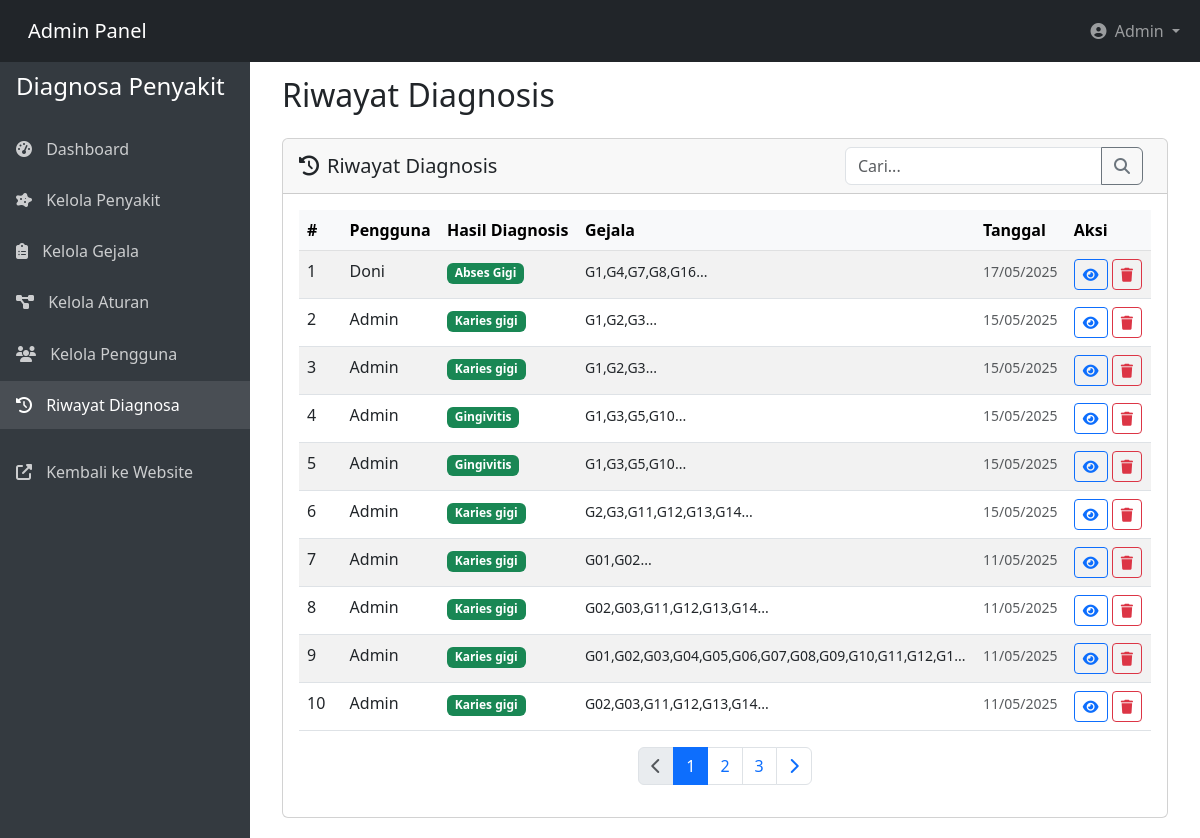
/admin/riwayat.php (signed in), run on the app's committed database.
### tables this page shows
CREATE TABLE `riwayat` (
  `id` int NOT NULL,
  `user_id` int NOT NULL,
  `penyakit_id` int NOT NULL,
  `tanggal` date NOT NULL,
  `gejala` varchar(255) DEFAULT NULL
);

CREATE TABLE `users` (
  `id` int NOT NULL,
  `nama` varchar(100) NOT NULL,
  `email` varchar(100) NOT NULL,
  `password` varchar(255) NOT NULL,
  `role` enum('user','admin','pakar') NOT NULL DEFAULT 'user',
  `created_at` timestamp NULL DEFAULT CURRENT_TIMESTAMP
);

CREATE TABLE `penyakit` (
  `id` int NOT NULL,
  `kode_penyakit` varchar(10) NOT NULL,
  `nama_penyakit` varchar(100) NOT NULL,
  `deskripsi` text NOT NULL,
  `solusi` text NOT NULL
);

### admin/riwayat.php (the view, shortened to what this page needs)
<?php
require_once(__DIR__ . '/layout/header_layout.php');
$per_page = 10;
$page = isset($_GET['page']) ? (int)$_GET['page'] : 1;
$start = ($page > 1) ? ($page * $per_page) - $per_page : 0;
$search = isset($_GET['search']) ? mysqli_real_escape_string($conn, $_GET['search']) : '';
$search_condition = $search ? "AND (u.nama LIKE '%$search%' OR p.nama_penyakit LIKE '%$search%')" : '';
$total_query = "SELECT COUNT(*) as total FROM riwayat r
                JOIN users u ON r.user_id = u.id
                LEFT JOIN penyakit p ON r.penyakit_id = p.id
                WHERE 1 $search_condition";
$total_result = mysqli_query($conn, $total_query);
$total_row = mysqli_fetch_assoc($total_result);
$total = $total_row['total'];
$pages = ceil($total / $per_page);
$query = "SELECT r.*, u.nama, p.nama_penyakit
          FROM riwayat r
          JOIN users u ON r.user_id = u.id
          LEFT JOIN penyakit p ON r.penyakit_id = p.id
          WHERE 1 $search_condition
          ORDER BY r.tanggal DESC
          LIMIT $start, $per_page";
$result = mysqli_query($conn, $query);
?>
<div class="card">
    <div class="card-header">
        <div class="d-flex justify-content-between align-items-center">
            <h5 class="card-title mb-0">
                <i class="fas fa-history me-2"></i>Riwayat Diagnosis
            </h5>
            <div class="d-flex">
                <form method="get" class="me-2">
                    <div class="input-group">
                        <input type="text" class="form-control" name="search" placeholder="Cari..."
                               value="<?= htmlspecialchars($search) ?>">
                        <button class="btn btn-outline-secondary" type="submit">
                            <i class="fas fa-search"></i>
                        </button>
                    </div>
                </form>
            </div>
        </div>
    </div>
    <div class="card-body">
        <?php if (mysqli_num_rows($result) > 0): ?>
            <div class="table-responsive">
                <table class="table table-striped table-hover">
                    <thead class="table-light">
                        <tr>
                            <th width="5%">#</th>
                            <th>Pengguna</th>
                            <th>Hasil Diagnosis</th>
                            <th>Gejala</th>
                            <th>Tanggal</th>
                            <th width="10%">Aksi</th>
                        </tr>
                    </thead>
                    <tbody>
                        <?php
                        $no = $start + 1;
                        while($row = mysqli_fetch_assoc($result)):
                        ?>
                        <tr>
                            <td><?= $no++ ?></td>
                            <td>
                                <?= htmlspecialchars($row['nama']) ?>
                            </td>
                            <td>
                                <?php if(!empty($row['nama_penyakit'])): ?>
                                    <span class="badge bg-success">
                                        <?= htmlspecialchars($row['nama_penyakit']) ?>
                                    </span>
                                <?php else: ?>
                                    <span class="badge bg-secondary">Tidak Terdiagnosis</span>
                                <?php endif; ?>
                            </td>
                            <td>
                                <small><?= substr(htmlspecialchars($row['gejala']), 0, 50) ?>...</small>
                            </td>
                            <td>
                                <small class="text-muted">
                                    <?= date('d/m/Y', strtotime($row['tanggal'])) ?>
                                </small>
                            </td>
                            <td>
                                <a href="riwayat_detail.php?id=<?= $row['id'] ?>"
                                   class="btn btn-sm btn-outline-primary" title="Detail">
                                    <i class="fas fa-eye"></i>
                                </a>
                                <a href="#" class="btn btn-sm btn-outline-danger"
                                   onclick="confirmDelete(<?= $row['id'] ?>)" title="Hapus">
                                    <i class="fas fa-trash"></i>
                                </a>
                            </td>
                        </tr>
                        <?php endwhile; ?>
                    </tbody>
                </table>
            </div>
            <nav aria-label="Page navigation">
                <ul class="pagination justify-content-center">
                    <li class="page-item <?= ($page <= 1) ? 'disabled' : '' ?>">
                        <a class="page-link" href="?page=<?= $page-1 ?>&search=<?= $search ?>">
                            <i class="fas fa-chevron-left"></i>
                        </a>
                    </li>
                    <?php for($i = 1; $i <= $pages; $i++): ?>
                        <li class="page-item <?= ($page == $i) ? 'active' : '' ?>">
                            <a class="page-link" href="?page=<?= $i ?>&search=<?= $search ?>">
                                <?= $i ?>
                            </a>
                        </li>
                    <?php endfor; ?>
                    <li class="page-item <?= ($page >= $pages) ? 'disabled' : '' ?>">
                        <a class="page-link" href="?page=<?= $page+1 ?>&search=<?= $search ?>">
                            <i class="fas fa-chevron-right"></i>
                        </a>
                    </li>
                </ul>
            </nav>
        <?php endif; ?>
    </div>
</div>
<?php
require_once(__DIR__ . '/layout/footer_layout.php');
?>

### admin/layout/header_layout.php (style rules this page uses)
body { padding-top: 56px; }

### data on the page
riwayat: user.nama "Doni", penyakit.nama_penyakit "Abses Gigi", gejala "G1,G4,G7,G8,G16", tanggal "17/05/2025"
riwayat: user.nama "Admin", penyakit.nama_penyakit "Karies gigi", gejala "G1,G2,G3", tanggal "15/05/2025"
riwayat: user.nama "Admin", penyakit.nama_penyakit "Karies gigi", gejala "G1,G2,G3", tanggal "15/05/2025"
riwayat: user.nama "Admin", penyakit.nama_penyakit "Gingivitis", gejala "G1,G3,G5,G10", tanggal "15/05/2025"
riwayat: user.nama "Admin", penyakit.nama_penyakit "Gingivitis", gejala "G1,G3,G5,G10", tanggal "15/05/2025"
riwayat: user.nama "Admin", penyakit.nama_penyakit "Karies gigi", gejala "G2,G3,G11,G12,G13,G14", tanggal "15/05/2025"
riwayat: user.nama "Admin", penyakit.nama_penyakit "Karies gigi", gejala "G01,G02", tanggal "11/05/2025"
riwayat: user.nama "Admin", penyakit.nama_penyakit "Karies gigi", gejala "G02,G03,G11,G12,G13,G14", tanggal "11/05/2025"
riwayat: user.nama "Admin", penyakit.nama_penyakit "Karies gigi", gejala "G01,G02,G03,G04,G05,G06,G07,G08,G09,G10,G11,G12,G1", tanggal "11/05/2025"
riwayat: user.nama "Admin", penyakit.nama_penyakit "Karies gigi", gejala "G02,G03,G11,G12,G13,G14", tanggal "11/05/2025"

### other printed values
$page_title "Riwayat Diagnosis"
